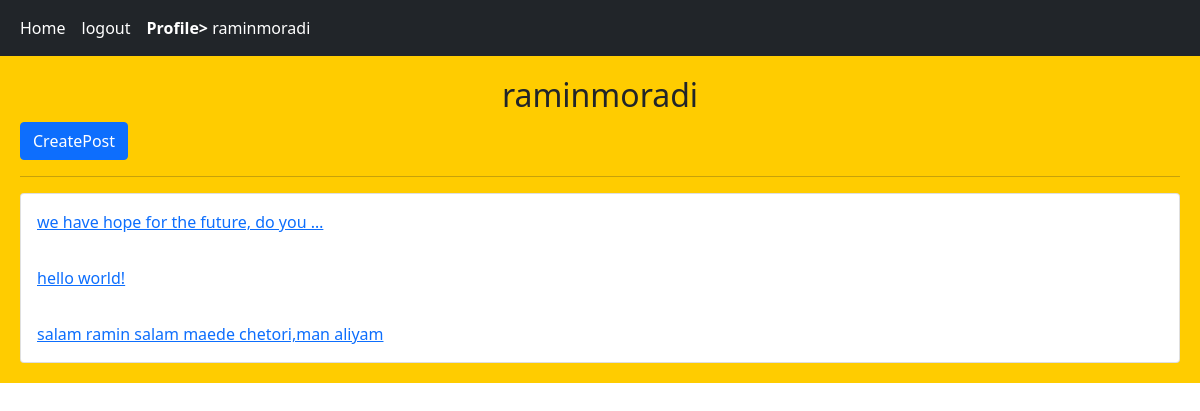
The page /accounts/profile/3/ (signed in) on the database as committed earlier.
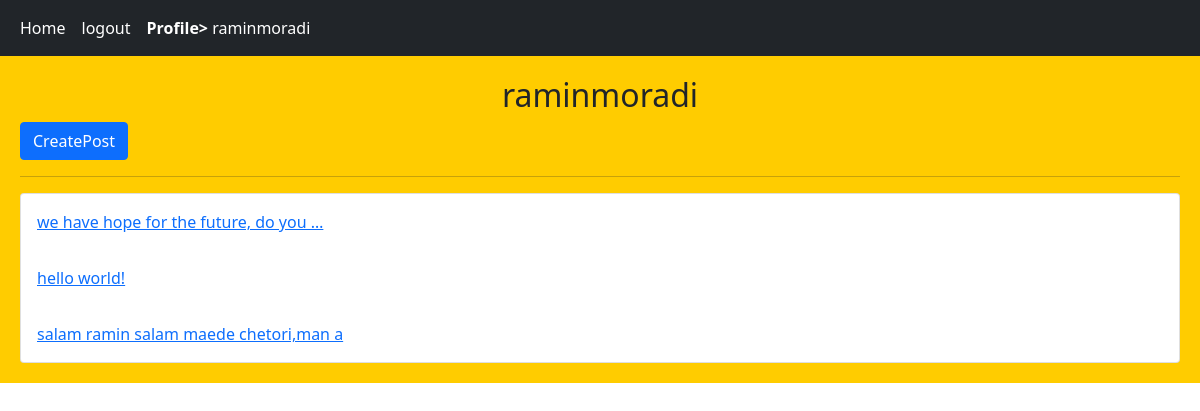
The same page on the database as committed later.
### home/models.py (models this page shows, shortened)
class Post(models.Model):
    user = models.ForeignKey(User,on_delete=models.CASCADE,related_name='posts')
    body = models.TextField()
    slug = models.SlugField()
    created = models.DateTimeField(auto_now_add=True)
    updated = models.DateTimeField(auto_now=True)
    class Meta:
        ordering = ['-created','-updated']
    def get_absolute_url(self):
        return reverse('home:post_detail', args=(self.id,self.slug))

### accounts/views.py (the view)
# urls.py: path('profile/<int:user_id>/',views.UserProfileView.as_view(),name='user_profile'),
class UserProfileView(LoginRequiredMixin,View):
    def get(self,request,user_id):
        is_following = False
        user = User.objects.get(pk=user_id)
        posts = user.posts.all()
        relation = Relation.objects.filter(from_user=request.user, to_user=user)
        if relation.exists():
            is_following = True
        return render(request,'accounts/profile.html', {'user':user,'posts':posts,'is_folowing':is_following})

### accounts/templates/accounts/profile.html (shortened to what this page needs)
{% extends 'base.html' %}
{% block content %}
    <h2 class="text-center"> {{ user.username }} </h2>
    {% if request.user.id == user.id %}
        <a href="{% url 'home:post_create' %}" class="btn btn-primary">CreatePost</a>
    {% endif %}
    <hr/>
    <div class="card">
        {%for post in posts %}
            <a href="{{ post.get_absolute_url }}" class="card-body">{{post.body|truncatewords:8 }}</a>
        {% endfor%}
    </div>
{% endblock %}

Rows that differ between the two databases and show on the page:
changed Post: body "salam ramin salam maede chetori,man aliyam" → "salam ramin salam maede chetori,man a"
